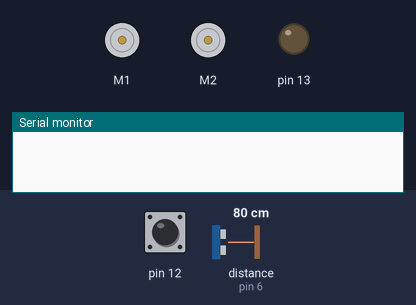
Bench run of a sketch on a simulated Arduino Uno, built with avr-gcc and run on an emulated ATmega328P. Parts: 2 × DC motor (green arrow = forward, orange = backward, longer = faster), output pins drawn as LEDs (lit = HIGH), the last lines printed to the serial monitor. The inputs (shaded band) are chosen by the test bench; at power-on: pin 12 HIGH, distance to the obstacle (sensor on pin 6) 80 cm. The echo pulse lasts 58.3 µs per cm; pins used as bus, display or sensor lines are not drawn.

Above: at 0.8 s.
0.9 s: pin 12 pulled LOW for 0.15 s
At 1.8 s:
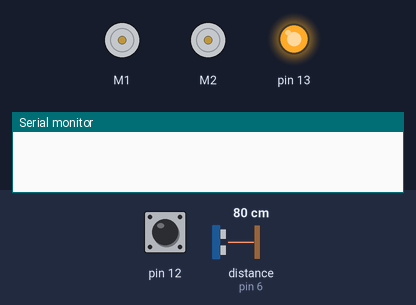
3.5 s: pin 12 pulled LOW for 1 s
At 5.6 s:
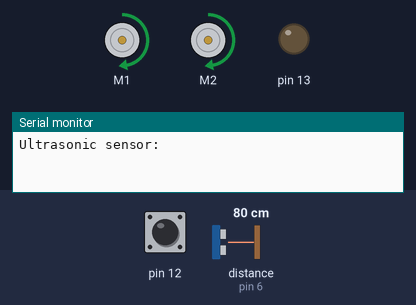
Timing chart, 0 to 7.1 s (numbered marks = the images above; inputs shaded):
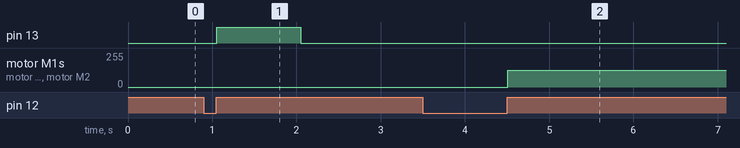

Measured:
- after the input at 0.9 s, pin 13: LOW → HIGH after 0.15 s, → LOW 1.0 s later
- after the input at 3.5 s, motor M1, motor M2: stopped → forward 127/255 after 1.0 s

The sketch:

3-UltraSonic_Distance_Sensor.ino
```cpp
#include <Wire.h>
#include <ZumoShield.h>

ZumoMotors motors;
Pushbutton button(ZUMO_BUTTON);
int lastError = 0;
unsigned int sensors[6];
const int MAX_SPEED = 200;
const int TrigPin = 7;
const int EchoPin = 6;
float distance;

void setup()
{
  button.waitForButton();
  pinMode(13, OUTPUT);
  digitalWrite(13, HIGH);
  delay(1000);
  motors.setSpeeds(0,0);
  digitalWrite(13, LOW);
  button.waitForButton();
  Serial.begin(9600);
  pinMode(TrigPin, OUTPUT);
  pinMode(EchoPin, INPUT);
  Serial.println("Ultrasonic sensor:");
}

void loop()
{
  digitalWrite(TrigPin, LOW);
  delayMicroseconds(2);
  digitalWrite(TrigPin, HIGH);
  delayMicroseconds(10);
  digitalWrite(TrigPin, LOW);
  distance = pulseIn(EchoPin, HIGH) / 58.00;
//  Serial.print(distance);
//  Serial.print("cm");
//  Serial.println();

  int m1Speed = MAX_SPEED;
  int m2Speed = MAX_SPEED;
  if (distance < 10)
  {
    m1Speed = 0;
    m2Speed = 0;
  }

  motors.setSpeeds(m1Speed, m2Speed);
}
```
